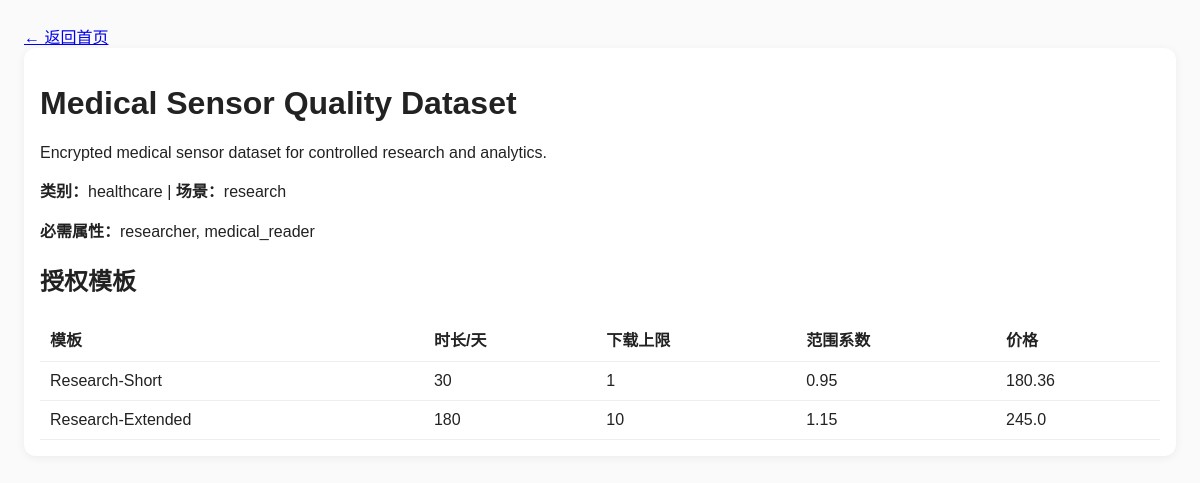
The page /assets/1 on the database its author committed.
### tables this page shows
CREATE TABLE assets (
            id INTEGER PRIMARY KEY AUTOINCREMENT,
            seller_id INTEGER NOT NULL,
            title TEXT NOT NULL,
            category TEXT NOT NULL,
            description TEXT,
            scenario TEXT NOT NULL,
            quality_json TEXT NOT NULL,
            trust_score REAL NOT NULL,
            encrypted_path TEXT NOT NULL,
            plain_preview TEXT,
            file_hash TEXT NOT NULL,
            required_attrs TEXT NOT NULL,
            metadata_json TEXT NOT NULL,
            created_at TEXT DEFAULT CURRENT_TIMESTAMP,
            FOREIGN KEY(seller_id) REFERENCES users(id)
        );

### app/main.py (the view)
@app.get('/assets/{asset_id}', response_class=HTMLResponse)
def asset_page(request: Request, asset_id: int):
    asset = get_asset(asset_id)
    if not asset:
        raise HTTPException(status_code=404, detail='asset not found')
    return templates.TemplateResponse('asset_detail.html', {'request': request, 'asset': asset})

### app/templates/asset_detail.html (shortened to what this page needs)
<!DOCTYPE html>
<html lang="zh-CN">
<head>
</head>
<body>
  <a href="/">← 返回首页</a>
  <div class="card">
    <h1>{{ asset.title }}</h1>
    <p>{{ asset.description }}</p>
    <p><strong>类别：</strong>{{ asset.category }} | <strong>场景：</strong>{{ asset.scenario }}</p>
    <p><strong>必需属性：</strong>{{ asset.required_attrs|join(', ') }}</p>
    <h2>授权模板</h2>
    <table>
      <thead><tr><th>模板</th><th>时长/天</th><th>下载上限</th><th>范围系数</th><th>价格</th></tr></thead>
      <tbody>
      {% for t in asset.templates %}
      <tr><td>{{ t.name }}</td><td>{{ t.duration_days }}</td><td>{{ t.download_limit }}</td><td>{{ t.scope_factor }}</td><td>{{ t.price }}</td></tr>
      {% endfor %}
      </tbody>
    </table>
  </div>
</body>
</html>

### app/templates/asset_detail.html (style rules this page uses)
body { font-family: Arial, sans-serif; margin: 24px; background: #fafafa; color: #222; }
.card { background: white; padding: 16px; border-radius: 12px; box-shadow: 0 2px 10px rgba(0,0,0,.06); }
table { width: 100%; border-collapse: collapse; background: white; margin-top: 18px; }
th, td { padding: 10px; border-bottom: 1px solid #eee; text-align: left; }

### rows shown on the page
assets: title "Medical Sensor Quality Dataset", description "Encrypted medical sensor dataset for controlled research and analytics.", category "healthcare", scenario "research"

### other values the page prints
{{ asset.required_attrs|join(', ') }} "researcher, medical_reader"
{{ t.name }} "Research-Short"
{{ t.duration_days }} "30"
{{ t.download_limit }} "1"
{{ t.scope_factor }} "0.95"
{{ t.price }} "180.36"
{{ t.name }} "Research-Extended"
{{ t.duration_days }} "180"
{{ t.download_limit }} "10"
{{ t.scope_factor }} "1.15"
{{ t.price }} "245.0"
